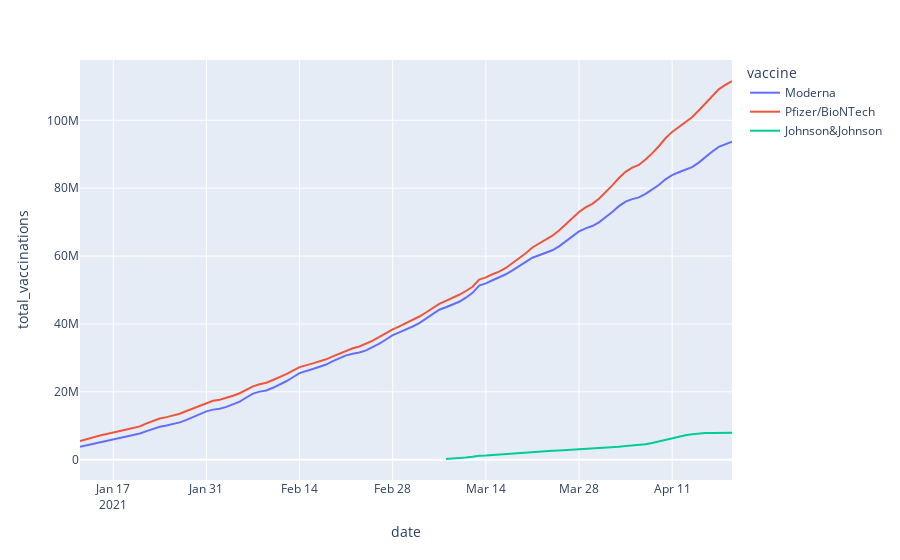

This figure's notebook cell:
### Markdown cell above
The only country we are interested that has the data of what vaccines are beeing used is the United States so we are going to show the evolution of every kind of vaccine.

### Code cell
fig = px.line(vac_USA,x = 'date', y = 'total_vaccinations', color = 'vaccine' )
fig.write_html("file.html")
fig.show()
